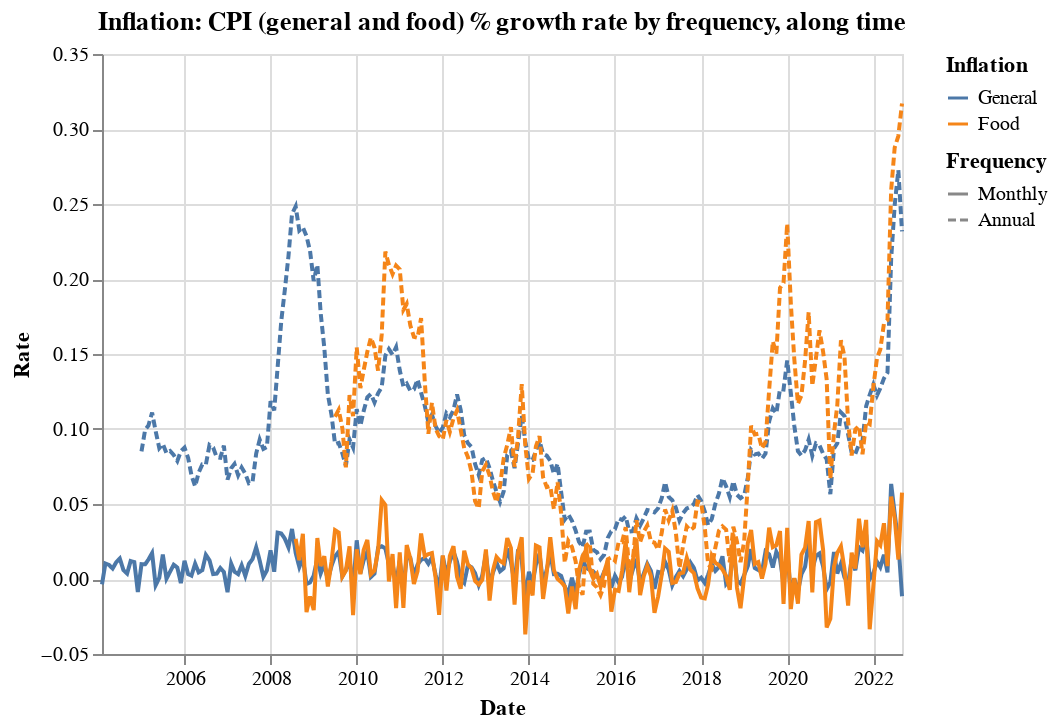

The code cell stored with this chart in its notebook:
### Code cell
# Plot with all products
plot = alt.Chart(source).mark_line(size = 2).encode(
    alt.X('Date:T', title="Date"),
    alt.Y('rate:Q', title="Rate"),
    alt.Color('Inflation:N', sort=["General","Food"]),
    alt.StrokeDash('Frequency:N', sort=["Monthly","Annual"]),
    tooltip=['Inflation', 'Frequency', 'Date', 'rate']
).properties(title="Inflation: CPI (general and food) % growth rate by frequency, along time",
             width=400, height=300
            )
plot

### Figure 1 — Vega-Lite specification as saved in the notebook (floating-point values rounded to 4 significant figures; data arrays with more than 128 entries replaced by an {"elided": "..."} marker saying what was removed)
{"$schema": "https://vega.github.io/schema/vega-lite/v4.8.1.json", "config": {"view": {"continuousHeight": 300, "continuousWidth": 400}}, "data": {"name": "data-873b3e9284a56d6c603bceb20f4e351b"}, "datasets": {"data-873b3e9284a56d6c603bceb20f4e351b": {"elided": "766 records"}}, "encoding": {"color": {"field": "Inflation", "sort": ["General", "Food"], "type": "nominal"}, "strokeDash": {"field": "Frequency", "sort": ["Monthly", "Annual"], "type": "nominal"}, "tooltip": [{"field": "Inflation", "type": "nominal"}, {"field": "Frequency", "type": "nominal"}, {"field": "Date", "type": "nominal"}, {"field": "rate", "type": "quantitative"}], "x": {"field": "Date", "title": "Date", "type": "temporal"}, "y": {"field": "rate", "title": "Rate", "type": "quantitative"}}, "height": 300, "mark": {"size": 2, "type": "line"}, "title": "Inflation: CPI (general and food) % growth rate by frequency, along time", "width": 400}
